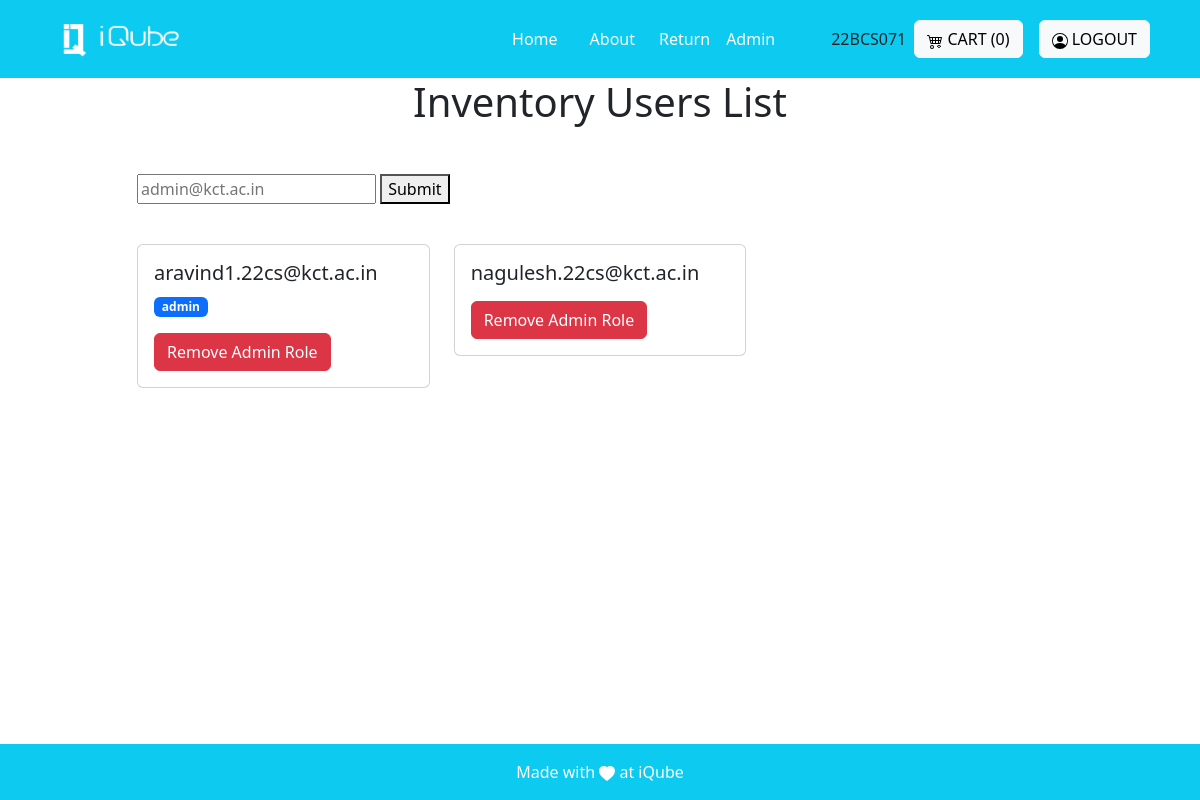
Page /users/ (signed in) on the earlier database version.
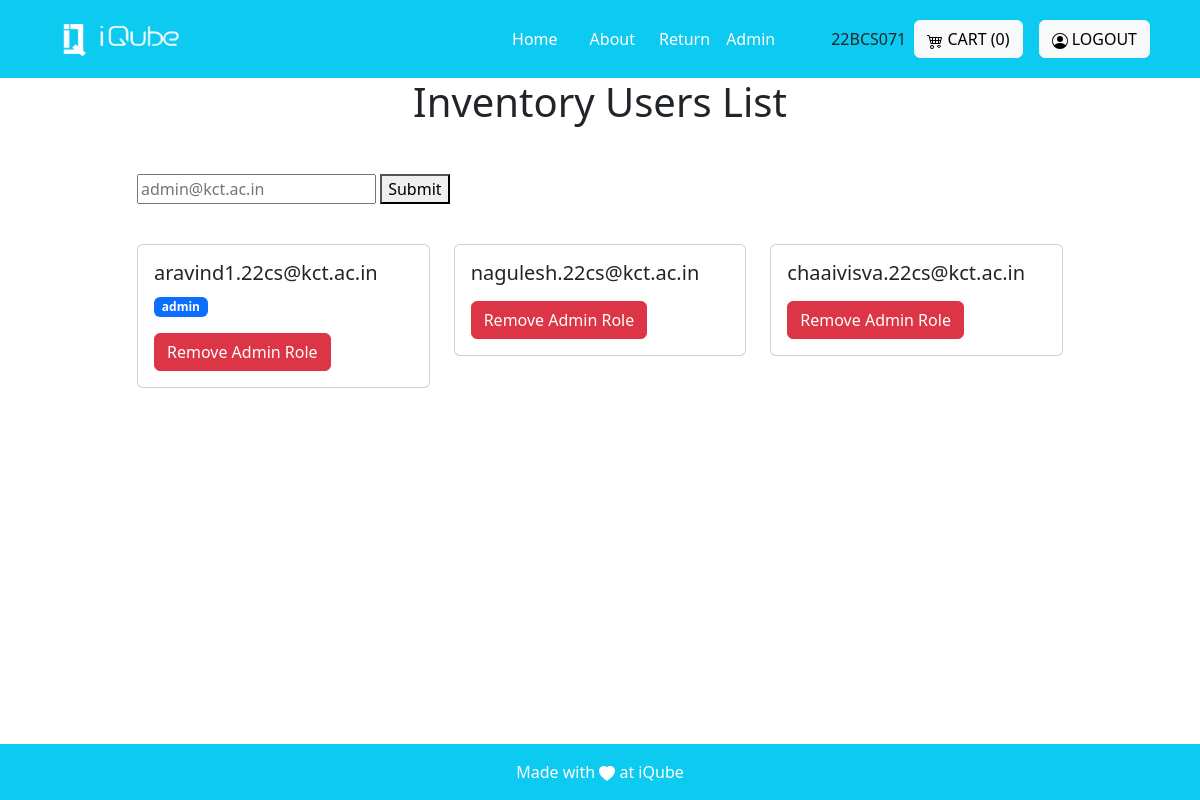
Same page on the later database version.
### invention/models.py (models this page shows)
class AdminMail(models.Model):
    mail=models.CharField(max_length=50)

### invention/decorators.py (the view)
        def wrapper_func(request, *args, **kwargs):
            group = None
            mail=AdminMail.objects.all()
            p=0
            for i in mail:
                if request.user.email==i.mail:
                    p=10
            if request.user.groups.exists():
                group = request.user.groups.all()[0].name
            if (group in allowed_roles) or (p==10):
              return view_func(request, *args, **kwargs)
            else:
                return render(request, 'core/no_permission.html')

### invention/views.py (called while the page is built, shortened)
@login_required(login_url='login')
@allowed_user(allowed_roles=['superadmin'])
def users_list(request):
    users = User.objects.all()
    admins=AdminMail.objects.all()
    pattern= r"^[a-zA-Z0-9_.]+@(kct\.)+(ac\.)+in$"
    cart_items = []
    for product_id, quantity in temporary_cart.items():
            product = Product.objects.get(pk=product_id)
            cart_items.append({'product': product, 'quantity': quantity})
    cart = len(cart_items)
    return render(request, 'superadmin_view/users.html', {'users': users,'admins':admins, 'cart':cart,})

### invention/templates/superadmin_view/users.html (shortened to what this page needs)
{% extends 'base.html' %}
{% block base %}
<div class="container">
    <h1 class="text-center mb-4">Inventory Users List</h1>
    <div class="row justify-content-center my-5">
        <div class="col-md-10">
            <form name="myForm" onsubmit="return validateEmail()" method="post" id="call">
                <input type="text" id="email" name="email" placeholder="admin@kct.ac.in" pattern="[a-zA-Z0-9_.+-]+@kct\.ac\.in" required>
                <button type="submit">Submit</button>
            </form>
            <div class="row row-cols-1 row-cols-md-3 g-4">
            <br>
                {% for user in admins %}
                <div class="col">
                    <div class="card">
                        <div class="card-body">
                            <h5 class="card-title">{{ user.mail }}</h5>
                            <p class="card-text">
                                {% for i in users%}
                                {% if i.email == user.mail %}
                                {% for group in i.groups.all %}
                                    <span class="badge bg-primary">{{group.name}}</span>
                                {% endfor %}
                                {% endif %}
                                {% endfor %}
                            </p>
                            <div class="row">
                                <div class="col">
                                    <a href="{% url 'remove_role' user_id=user.id %}" class="btn btn-danger"> Remove Admin Role</a>
                                </div>
                            </div>
                        </div>
                    </div>
                </div>
            {% endfor %}
            </div>
        </div>
    </div>
</div>
{% endblock %}

### invention/templates/base.html (shortened to what this page needs)
{% load static %}
<!DOCTYPE html>
<html lang="en">
<head>
    <link href="https://cdn.jsdelivr.net/npm/bootstrap@5.3.2/dist/css/bootstrap.min.css" rel="stylesheet"
>
</head>
<body>
    <nav class="sticky-top navbar navbar-expand-lg navbar-dark bg-info p-3">
    <div class="container">
            <a class="navbar-brand" href="#">
                <img src="{% static 'images/logo-white.png' %}" alt="Logo" height="36" width="150">
            </a>
            <div class="collapse navbar-collapse justify-content-end" id="navbarNav">
                <ul class="navbar-nav mx-5">
                    <li class="nav-item mx-2">
                        <a class="nav-link active" href="{% url 'Home'%}">Home</a>
                    </li>
                    <li class="nav-item mx-2">
                        <a class="nav-link active" href="{% url 'About' %}">About</a>
                    </li>
                    <li>
                        <a href="/return_form" class="nav-link active">Return</a>
                    </li>
                    {% for group in request.user.groups.all %}
                        {% if group.name == 'admin' or group.name == 'superadmin' %}
                    <li>
                        <a class="nav-link active" href="{% url 'admin_views' %}">Admin</a>
                    </li>
                        {% endif %}
                    {% endfor %}
                </ul>
            </div>
            {{request.user.username}}
            <div class="mt-3 mt-lg-0 mx-2">
                <a class="btn btn-light" href="{% url 'view_cart' %}">
                    CART ({{cart}})
                </a>
            </div>
            {% if not user.is_authenticated %}
            <div class="mt-3 mt-lg-0 mx-2">
                <a class="btn btn-light" href="{% url "social:begin" 'azuread-tenant-oauth2' %}">
                    <svg xmlns="http://www.w3.org/2000/svg" width="16" height="16" fill="currentColor" class="bi bi-person-circle" viewBox="0 0 16 16">
                    <path d="M11 6a3 3 0 1 1-6 0 3 3 0 0 1 6 0"/>
                        <path fill-rule="evenodd" d="M0 8a8 8 0 1 1 16 0A8 8 0 0 1 0 8m8-7a7 7 0 0 0-5.468 11.37C3.242 11.226 4.805 10 8 10s4.757 1.225 5.468 2.37A7 7 0 0 0 8 1"/>
                    </svg>
                    LOGIN
                </a>
            </div>
            {% else %}
            <div class="mt-3 mt-lg-0 mx-2">
                <a class="btn btn-light" href="{% url 'logout' %}">
                    LOGOUT
                </a>
            </div>
            {% endif %}
        </div>
    </nav>
    <main>
        <div>
            {% block base %}{% endblock %}
        </div>
    </main>
    <footer class="bg-light text-center text-lg-start fixed-bottom">
        <div class="text-center p-2 bg-info p-3" style=" color: white;">
            <div>Made with
                <svg xmlns="http://www.w3.org/2000/svg" width="16" height="16" fill="currentColor"
                    class="bi bi-heart-fill" viewBox="0 0 16 16">
                    <path fill-rule="evenodd"
                        d="M8 1.314C12.438-3.248 23.534 4.735 8 15-7.534 4.736 3.562-3.248 8 1.314z" />
                </svg>
               at iQube
            </div>
        </div>
    </footer>
</body>
</html>
{% load sweetify %}

Differences in the rows shown:
added AdminMail: mail "chaaivisva.22cs@kct.ac.in"
